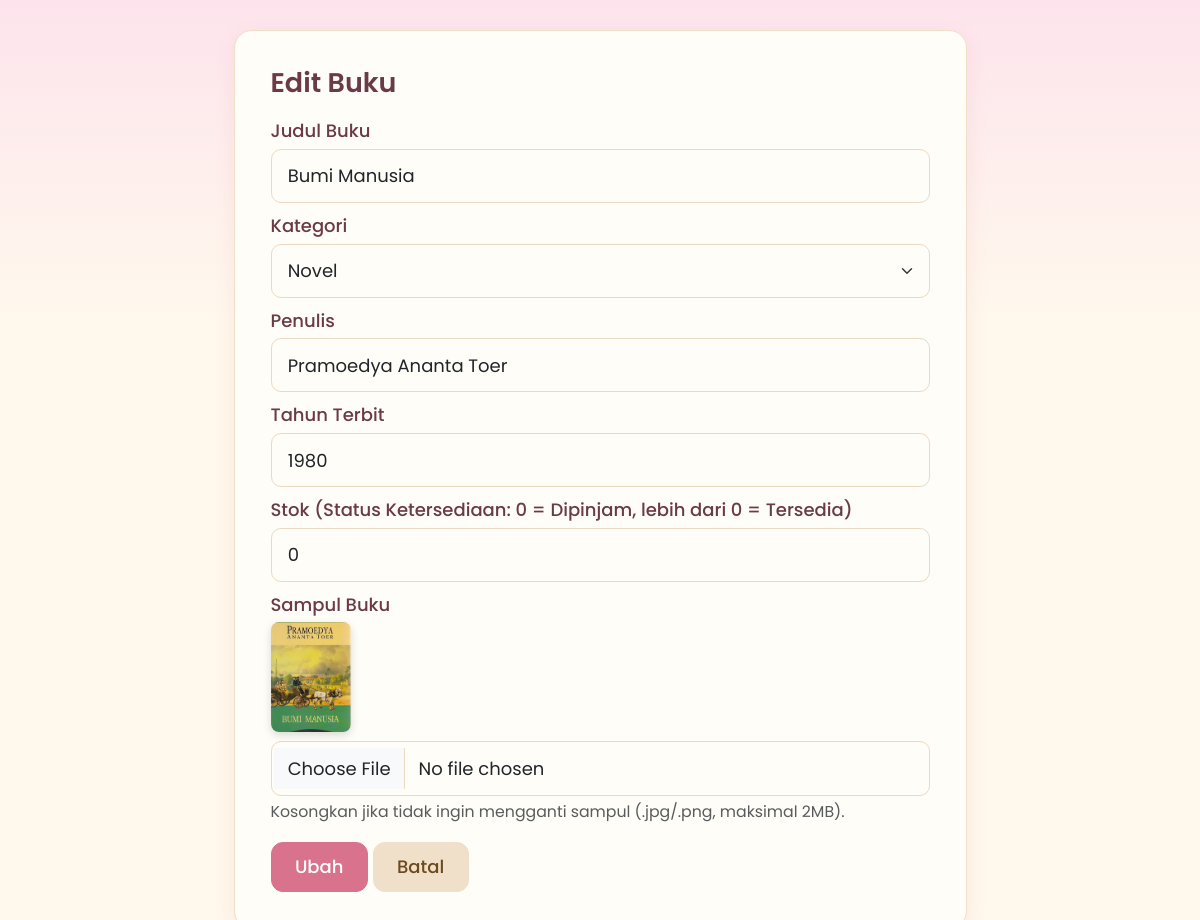
The app's page /edit_buku.php?id=2 (signed in) with its own data.
### tables this page shows
CREATE TABLE `buku` (
  `id` int(11) NOT NULL,
  `judul` varchar(150) NOT NULL,
  `kategori` varchar(50) NOT NULL,
  `penulis` varchar(100) NOT NULL,
  `tahun_terbit` int(11) NOT NULL,
  `stok` int(11) NOT NULL DEFAULT 0,
  `status` varchar(20) NOT NULL,
  `sampul` varchar(255) DEFAULT NULL
);

### config/fungsi.php (called while the page is built, shortened)
<?php
$daftar_kategori = array("Teknologi", "Sains", "Novel", "Sejarah", "Bisnis", "Pendidikan");

### edit_buku.php (the view, shortened to what this page needs)
<?php
include('config/koneksi.php');
include('config/fungsi.php');
$id   = (int)$_GET['id'];
$data = mysqli_query($conn, "SELECT * FROM buku WHERE id = '$id'");
$row  = mysqli_fetch_assoc($data);
$ada_sampul = ($row['sampul'] != "" && file_exists("uploads/" . $row['sampul']));
?>
<!DOCTYPE html>
<html lang="id">
<head>
<link href="https://cdn.jsdelivr.net/npm/bootstrap@5.3.3/dist/css/bootstrap.min.css" rel="stylesheet">
<link rel="stylesheet" href="assets/css/style.css">
</head>
<body class="bg-light">
<div class="container" style="max-width:600px; margin:30px auto">
<div class="card"><div class="card-body">
<h4 class="mb-3">Edit Buku</h4>
<form action="proses_edit.php" method="POST" enctype="multipart/form-data">
  <label>Judul Buku</label>
  <input type="text" name="judul" class="form-control mb-2"
         value="<?php echo htmlspecialchars($row['judul']); ?>" required>
  <label>Kategori</label>
  <select name="kategori" class="form-select mb-2" required>
    <?php foreach ($daftar_kategori as $k) { ?>
      <option <?php if ($row['kategori'] == $k) { echo "selected"; } ?>><?php echo $k; ?></option>
    <?php } ?>
  </select>
  <label>Penulis</label>
  <input type="text" name="penulis" class="form-control mb-2"
         value="<?php echo htmlspecialchars($row['penulis']); ?>" required>
  <label>Tahun Terbit</label>
  <input type="number" name="tahun_terbit" min="1000" max="<?php echo date('Y'); ?>"
         class="form-control mb-2" value="<?php echo $row['tahun_terbit']; ?>" required>
  <label>Stok (Status Ketersediaan: 0 = Dipinjam, lebih dari 0 = Tersedia)</label>
  <input type="number" name="stok" min="0" class="form-control mb-2"
         value="<?php echo $row['stok']; ?>" required>
  <label>Sampul Buku</label><br>
  <img id="preview" class="sampul-img mb-2 <?php if (!$ada_sampul) { echo 'd-none'; } ?>"
       src="<?php echo $ada_sampul ? 'uploads/' . $row['sampul'] : ''; ?>" alt="Sampul"><br>
  <input type="file" name="sampul" id="sampul" accept=".jpg,.jpeg,.png" class="form-control mb-1">
  <div class="form-text mb-3">Kosongkan jika tidak ingin mengganti sampul (.jpg/.png, maksimal 2MB).</div>
  <div>
    <button type="submit" name="ubah" class="btn btn-primary">Ubah</button>
    <a href="dashboard.php" class="btn btn-secondary">Batal</a>
  </div>
</form>
</div></div></div>
</body>
</html>

### assets/css/style.css (style rules this page uses)
html { font-size: 18px; }
body, .bg-light { background-color: #fff8ec !important; color: #5a4a4a; font-family: 'Poppins', 'Segoe UI', sans-serif; }
body { background-image: linear-gradient(180deg, #fde4ec 0%, #fff8ec 320px); background-repeat: no-repeat; min-height: 100vh; }
h3, h4 { color: #6b3a47; font-weight: 600; }
label { font-weight: 500; color: #6b3a47; margin-bottom: .25rem; }
[style*="max-width:600px"] { max-width: 760px !important; }
.card, .bg-white { background-color: #fffdf8 !important; border: 1px solid #f0dfc9; border-radius: 18px; box-shadow: 0 6px 20px rgba(217, 114, 140, .12); }
.card-body { padding: 2rem !important; }
.btn { border-radius: 12px; font-weight: 500; padding: .6rem 1.3rem; transition: all .15s; }
.btn-primary { --bs-btn-bg: #d9728c; --bs-btn-border-color: #d9728c; --bs-btn-color: #fff; --bs-btn-hover-bg: #c85f7b; --bs-btn-hover-border-color: #c85f7b; --bs-btn-hover-color: #fff; --bs-btn-active-bg: #c85f7b; --bs-btn-active-border-color: #c85f7b; }
.btn-secondary { --bs-btn-bg: #f0dfc9; --bs-btn-border-color: #f0dfc9; --bs-btn-color: #6b4a1f; --bs-btn-hover-bg: #e6d0b4; --bs-btn-hover-border-color: #e6d0b4; --bs-btn-hover-color: #6b4a1f; }
.form-control, .form-select { background-color: #fffdf8; border-color: #ecd9c3; border-radius: 10px; padding: .7rem .9rem; }
.sampul-img { width: 80px; height: 110px; object-fit: cover; border-radius: 8px; box-shadow: 0 3px 8px rgba(0, 0, 0, .15); }

### records on screen
buku: judul "Bumi Manusia", kategori "Novel", penulis "Pramoedya Ananta Toer", tahun_terbit "1980", stok "0", sampul (picture)
